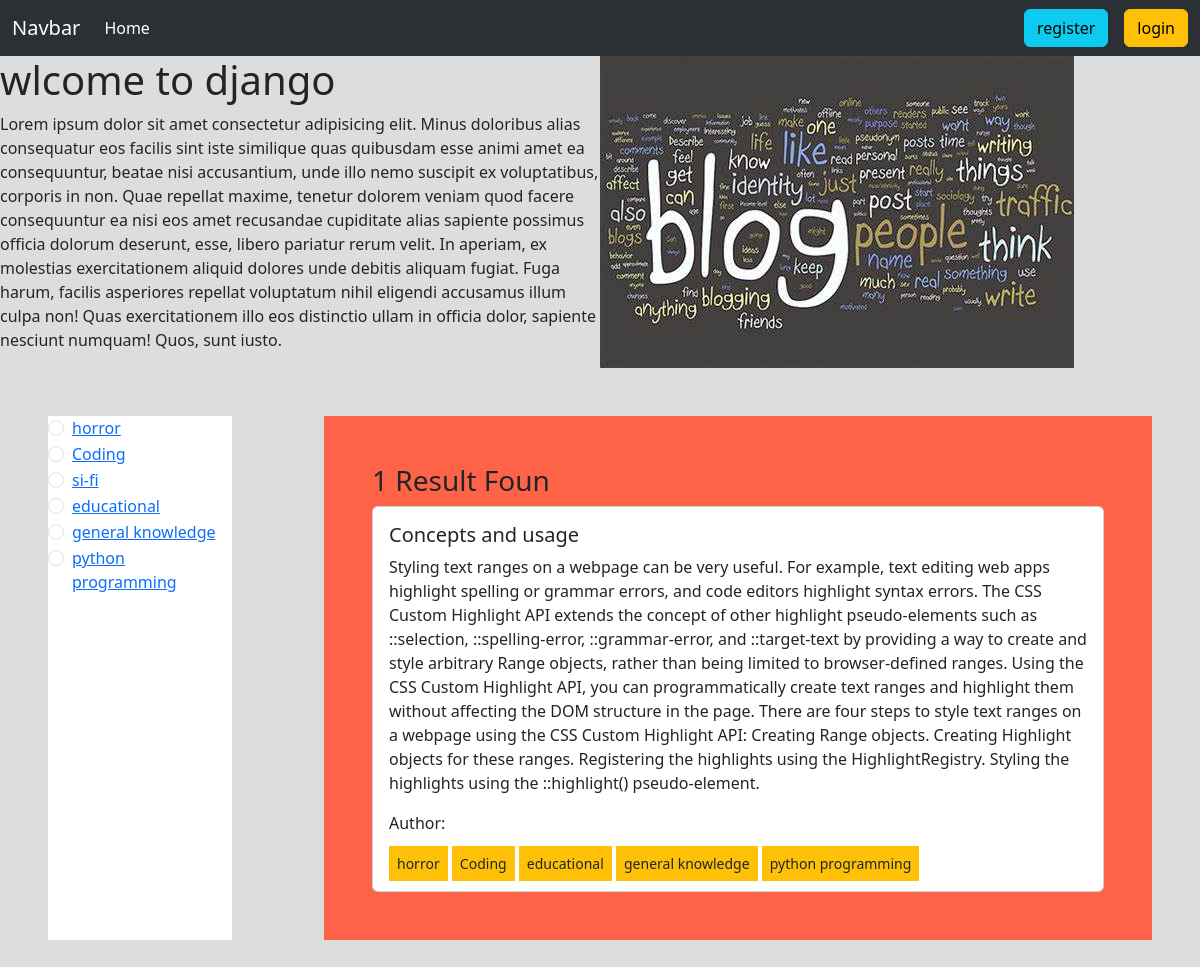
The page /category/horror/ on the database its author committed.
### categories/models.py (models this page shows, shortened)
class Category(models.Model):
    name = models.CharField(max_length=100)
    slug = models.SlugField(max_length=100,unique=True, null=True, blank=True)

### posts/models.py (models this page shows, shortened)
class Post(models.Model):
    title = models.CharField(max_length=100)
    content = models.TextField()
    category = models.ManyToManyField(Category)
    author = models.ForeignKey(User, on_delete=models.CASCADE)

### blog_project/views.py (the view)
# urls.py: 2. Add a URL to urlpatterns:  path('', views.home, name='home')
def home(request, category_slug = None):
    data = Post.objects.all()
    if category_slug is not None:
        category = Category.objects.get(slug = category_slug)
        data = Post.objects.filter(category=category)
    categories = Category.objects.all()
    return render(request, 'home.html', {'data': data, 'category': categories})

### templates/home.html
{% extends 'base.html' %} {% load static %} {% block content %}
<div class="d-flex flex-wrap">
  <div class="col-6">
    <h1>wlcome to django</h1>
    <p>Lorem ipsum dolor sit amet consectetur adipisicing elit. Minus doloribus alias consequatur eos facilis sint iste similique quas quibusdam esse animi amet ea consequuntur, beatae nisi accusantium, unde illo nemo suscipit ex voluptatibus, corporis in non. Quae repellat maxime, tenetur dolorem veniam quod facere consequuntur ea nisi eos amet recusandae cupiditate alias sapiente possimus officia dolorum deserunt, esse, libero pariatur rerum velit. In aperiam, ex molestias exercitationem aliquid dolores unde debitis aliquam fugiat. Fuga harum, facilis asperiores repellat voluptatum nihil eligendi accusamus illum culpa non! Quas exercitationem illo eos distinctio ullam in officia dolor, sapiente nesciunt numquam! Quos, sunt iusto.</p>
  </div>
  <div class="col-6">
    <img src="{% static 'OIP.jpeg' %}" alt="">
  </div>
</div>
<div style="" class="mt-5">
  <div class="d-flex flex-wrap m-5">
    <div class="col-2" style="background-color: #ffff;">
      {% for cat in category %}
      <div class="form-check">
        <input
          class="form-check-input"
          type="radio"
          name="category"
          id="{{cat.id}}"
        />
        <label class="form-check-label" for="{{cat.id}}">
          <a href="{% url 'category_post' cat.slug %}">{{cat.name}}</a>
        </label>
      </div>
      {% endfor %}
    </div>
    <div class="col-1"></div>
    <div class="col-9 p-5" style="background-color: tomato;">
      <h3>{{ data | length }} Result Foun</h3>
      <div class="row">
        <div class=" mb-3 mb-sm-0">
          {% for post in data %}
          <div class="card">
            <div class="card-body">
              <h5 class="card-title">{{post.title}}</h5>
              <p class="card-text">{{post.content}}</p>
              <p>
                Author: {{post.author.first_name}} {{post.author.last_name}}
              </p>
              {% for item in post.category.all %}
              <small class="bg-warning p-2">{{item.name}}</small>
              {% endfor %}
            </div>
          </div>
          {% endfor %}
        </div>
      </div>
    </div>
  </div>
</div>
{% endblock %}

### rows shown on the page
Category: name "horror"
Category: name "Coding"
Category: name "si-fi"
Category: name "educational"
Category: name "general knowledge"
Category: name "python programming"
Post: title "Concepts and usage", content "Styling text ranges on a webpage can be very useful. For example, text editing web apps highlight spelling or grammar errors, and code editors highlight syntax errors. The CSS Custom Highlight API extends the concept of other highlight pseudo-elements such as ::selection, ::spelling-error, ::grammar-error, and ::target-text by providing a way to create and style arbitrary Range objects, rather than being limited to browser-defined ranges. Using the CSS Custom Highlight API, you can programmatically create text ranges and highlight them without affecting the DOM structure in the page. There are four steps to style text ranges on a webpage using the CSS Custom Highlight API: Creating Range…"

### other values the page prints
{{ data | length }} "1"
